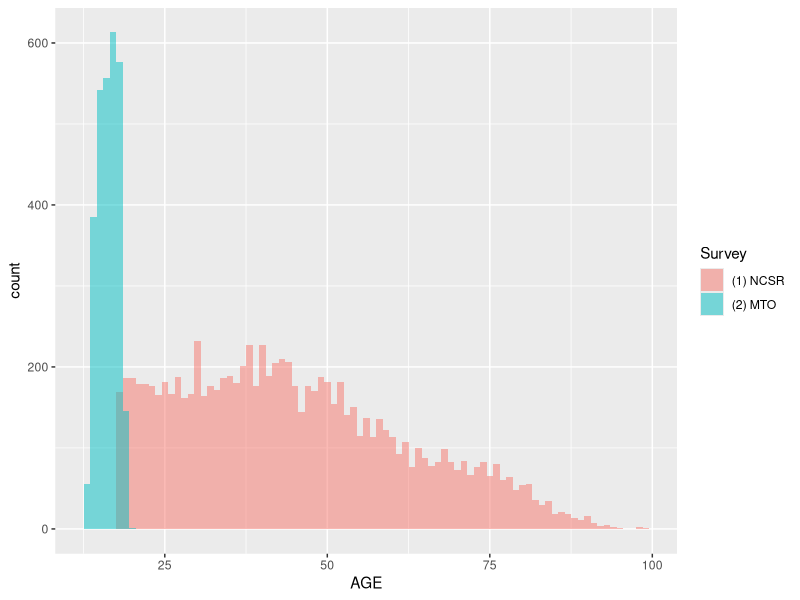

Here is the R script that generated this plot:
#If you need to install ggplot package: 
#install.packages(ggplot2)
library(ggplot2)

setwd("...location of your file...") 
#alt: can use:
#Ages<-read.csv(file.choose())
Ages<-read.csv(file="Ages_by_survey.csv")

ggplot(Ages, aes(x=AGE, fill=Survey))+
  geom_histogram(binwidth=1, alpha=.5, position="identity")